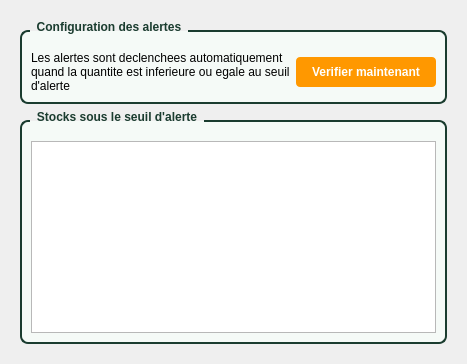
      <widget class="QWidget" name="tabAlertes">
       <attribute name="title">
        <string>Alertes</string>
       </attribute>
       <layout class="QVBoxLayout" name="verticalLayout_9">
        <property name="leftMargin">
         <number>20</number>
        </property>
        <property name="topMargin">
         <number>20</number>
        </property>
        <property name="rightMargin">
         <number>20</number>
        </property>
        <property name="bottomMargin">
         <number>20</number>
        </property>
        <item>
         <widget class="QGroupBox" name="groupConfigAlertes">
          <property name="styleSheet">
           <string notr="true">QGroupBox {
    font-weight: bold;
    border: 2px solid #1A3C2F;
    border-radius: 8px;
    margin-top: 10px;
    padding-top: 10px;
    background-color: #F5FAF7;
}
QGroupBox::title {
    subcontrol-origin: margin;
    left: 10px;
    padding: 0 5px;
    color: #1A3C2F;
}</string>
          </property>
          <property name="title">
           <string>Configuration des alertes</string>
          </property>
          <layout class="QHBoxLayout" name="layoutConfigAlertes">
           <item>
            <widget class="QLabel" name="labelSeuilDefini">
             <property name="text">
              <string>Les alertes sont declenchees automatiquement quand la quantite est inferieure ou egale au seuil d'alerte</string>
             </property>
             <property name="wordWrap">
              <bool>true</bool>
             </property>
            </widget>
           </item>
           <item>
            <widget class="QPushButton" name="btnVerifierAlertes">
             <property name="styleSheet">
              <string notr="true">QPushButton {
    background-color: #ff9800;
    color: white;
    border: none;
    padding: 8px 16px;
    border-radius: 4px;
    font-weight: bold;
}
QPushButton:hover {
    background-color: #ffa726;
}</string>
             </property>
             <property name="text">
              <string>Verifier maintenant</string>
             </property>
            </widget>
           </item>
          </layout>
         </widget>
        </item>
        <item>
         <widget class="QGroupBox" name="groupStocksSousSeuil">
          <property name="styleSheet">
           <string notr="true">QGroupBox {
    font-weight: bold;
    border: 2px solid #1A3C2F;
    border-radius: 8px;
    margin-top: 10px;
    padding-top: 10px;
    background-color: #F5FAF7;
}
QGroupBox::title {
    subcontrol-origin: margin;
    left: 10px;
    padding: 0 5px;
    color: #1A3C2F;
}</string>
          </property>
          <property name="title">
           <string>Stocks sous le seuil d'alerte</string>
          </property>
          <layout class="QVBoxLayout" name="layoutStocksSousSeuil">
           <item>
            <widget class="QListWidget" name="listStocksSousSeuil">
             <property name="styleSheet">
              <string notr="true">QListWidget::item { padding: 10px; font-size: 14px; }</string>
             </property>
            </widget>
           </item>
          </layout>
         </widget>
        </item>
       </layout>
      </widget>
